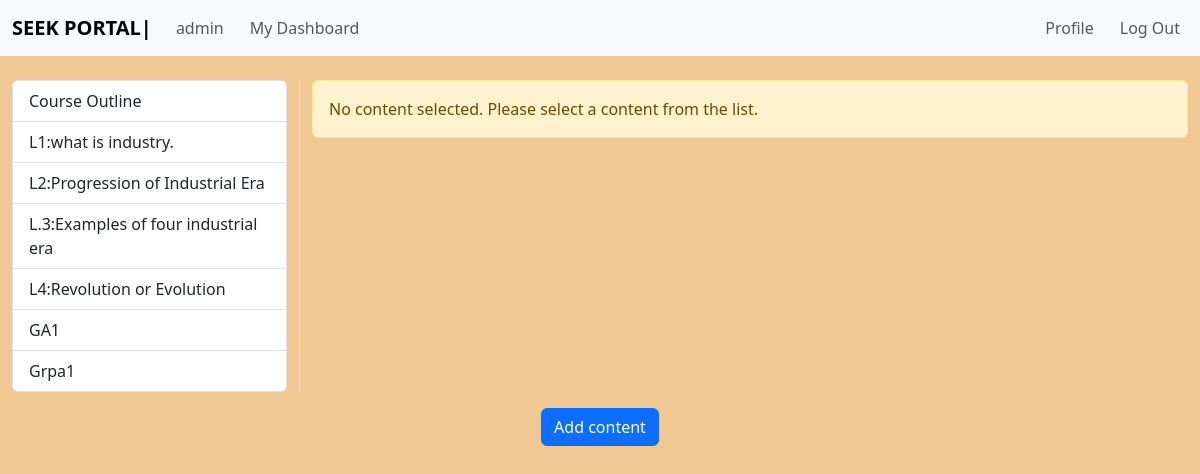
The app's page /admin/1/contents (signed in), older data.
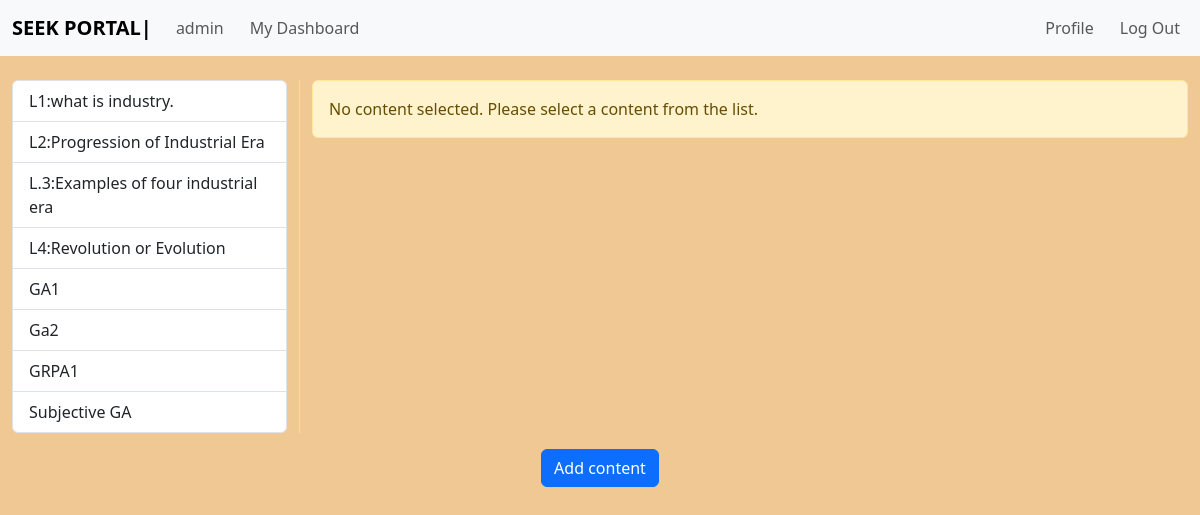
The same page, newer data.
### app.py (models this page shows)
class contents(db.Model):
    __tablename__ = "contents"
    content_id = db.Column(db.Integer, primary_key=True, autoincrement=True)
    content_name = db.Column(db.String(30), nullable=False)
    content_link = db.Column(db.String(50), nullable=False)
    content_transcript = db.Column(db.String(1000), nullable=False)
    content_course_id = db.Column(db.Integer, nullable=False)
    related_prompts = relationship("prompts", cascade="all, delete", backref=backref("content", cascade="all, delete"))

class MCQAssignment(db.Model):
    id = db.Column(db.Integer, primary_key=True)
    content_name = db.Column(db.String(30), nullable=False)
    question = db.Column(db.String(255), nullable=False)
    option_a = db.Column(db.String(100), nullable=False)
    option_b = db.Column(db.String(100), nullable=False)
    option_c = db.Column(db.String(100), nullable=False)
    option_d = db.Column(db.String(100), nullable=False)
    correct_answer = db.Column(db.String(100), nullable=False)
    course_id = db.Column(db.Integer, db.ForeignKey('course.course_id'), nullable=False)

class Coding(db.Model):
    question_id = db.Column(db.Integer, primary_key=True)
    coding_question = db.Column(db.String(255))
    content_name = db.Column(db.String(30), nullable=False)

class Subjective(db.Model):
    question_id = db.Column(db.Integer, primary_key=True)
    subjective_question = db.Column(db.String(255))
    content_name = db.Column(db.String(30), nullable=False)

### app.py (the view)
@app.route("/admin/<cat_id>/contents", methods=["GET", "POST"])
def admin_content(cat_id):
    if request.method == "GET":
        if session.get("logged_in"):
            admin_username = session["usr"]
            content_list = contents.query.filter_by(content_course_id=cat_id).all()
            mcq_assignments = MCQAssignment.query.filter_by(course_id=cat_id).all()
            coding_questions = Coding.query.all()
            subjective_questions = Subjective.query.all()  # Fetch all subjective questions
            selected_content_id = request.args.get("selected")
            selected_mcq_id = request.args.get("selected_mcq")
            selected_coding_id = request.args.get("selected_coding")
            selected_subjective_id = request.args.get("selected_subjective")  # New line for subjective question
            selected_content = contents.query.get(selected_content_id) if selected_content_id else None
            selected_mcq = MCQAssignment.query.get(selected_mcq_id) if selected_mcq_id else None
            selected_coding = Coding.query.get(selected_coding_id) if selected_coding_id else None
            selected_subjective = Subjective.query.get(selected_subjective_id) if selected_subjective_id else None  # Fetch selected subjective question
            return render_template(
                "contents.html",
                admin_username=admin_username,
                cat_id=cat_id,
                content_list=content_list,
                selected_content=selected_content,
                mcq_assignments=mcq_assignments,
                mcq_selected_content=selected_mcq,
                coding_questions=coding_questions,
                selected_coding=selected_coding,
                subjective_questions=subjective_questions,  # Pass subjective questions to template
                selected_subjective=selected_subjective  # Pass selected subjective question to template
            )
        return redirect("/admin_login")

### templates/contents.html (shortened to what this page needs)
{% extends "admin_base.html" %}
{% block usrname %}{{ admin_username }}{% endblock %}
{% block content %}
<div class="container-fluid mt-4">
  <div class="row">
    <div class="col-md-3" style="border-right: 1px solid #ddd;">
      <div class="list-group">
        {% for content in content_list %}
        <a href="?selected={{ content.content_id }}" class="list-group-item list-group-item-action {% if selected_content and content.content_id == selected_content.content_id %}active{% endif %}">
          {{ content.content_name }}
        </a>
        {% endfor %}
        {% for mcq in mcq_assignments %}
        <a href="?selected_mcq={{ mcq.id }}" class="list-group-item list-group-item-action {% if mcq_selected_content and mcq.id == mcq_selected_content.id %}active{% endif %}">
          {{ mcq.content_name }}
        </a>
        {% endfor %}
        {% for coding_q in coding_questions %}
        <a href="?selected_coding={{ coding_q.question_id }}" class="list-group-item list-group-item-action {% if selected_coding and coding_q.question_id == selected_coding.question_id %}active{% endif %}">
          {{ coding_q.content_name }}
        </a>
        {% endfor %}
        {% for subj in subjective_questions %}
        <a href="?selected_subjective={{ subj.question_id }}" class="list-group-item list-group-item-action {% if selected_subjective and subj.question_id == selected_subjective.question_id %}active{% endif %}">
          {{ subj.content_name }}
        </a>
        {% endfor %}
      </div>
    </div>
    <div class="col-md-9">
      {% if selected_content %}
      <div class="list-group-item mb-3" style="border: 1px solid #ddd; padding: 20px; background-color: #ffffff;">
        <div class="d-flex w-100 justify-content-between mb-3" style="border-bottom: 1px solid #ccc; padding-bottom: 10px;">
          <h5 class="mb-1" style="padding: 5px 10px; background-color: #f8f8f8; border-radius: 5px;">{{ selected_content.content_name }}</h5>
        </div>
        <div class="d-flex justify-content-center mb-3">
          {% if selected_content.content_link %}
          <div style="position: relative; width: 100%; max-width: 1000px; padding-bottom: 56.25%; height: 0; overflow: hidden; border: 1px solid #ccc; border-radius: 5px;">
            <iframe style="position: absolute; top: 0; left: 0; width: 100%; height: 100%;" src="https://www.youtube.com/embed/{{ selected_content.content_link }}" frameborder="0" allowfullscreen></iframe>
          </div>
          {% endif %}
        </div>
        <p class="mb-1" style="border-top: 1px solid #ccc; padding-top: 10px;">{{ selected_content.content_assignment }}</p>
        <p>Lecture Transcript</p>
        <p class="mb-1">{{ selected_content.content_transcript }}</p>
        <div class="d-flex justify-content-end mt-2">
          <a href="/admin/{{ cat_id }}/{{ selected_content.content_id }}/update" class="btn btn-warning mr-2" type="submit">Update content</a>
          <form action="/admin/{{ cat_id }}/{{ selected_content.content_id }}/delete" method="POST">
            <button class="btn btn-danger" type="submit">Delete content</button>
          </form>
        </div>
      </div>
      {% else %}
      <div class="alert alert-warning" role="alert">
        No content selected. Please select a content from the list.
      </div>
      {% endif %}
    </div>
  </div>
</div>
<div class="d-flex justify-content-center mt-3">
  <a href="/admin/{{ cat_id }}/create_content" class="btn btn-primary" type="submit">Add content</a>
</div>
{% endblock %}

### templates/admin_base.html (shortened to what this page needs)
<!DOCTYPE html>
<html lang="en">
<head>
  <link href="https://cdn.jsdelivr.net/npm/bootstrap@5.3.0-alpha1/dist/css/bootstrap.min.css" rel="stylesheet"
>
  <link rel="stylesheet" href="\static\css\flash_messages.css">
</head>
<body class="sinky">
  <nav class="navbar navbar-expand-lg bg-body-tertiary">
    <div class="container-fluid">
      <a class="navbar-brand"><b>SEEK PORTAL|</b> </a>
      <div class="collapse navbar-collapse" id="navbarSupportedContent">
        <ul class="navbar-nav">
          <li class="nav-item">
            <a class="nav-link" aria-current="page">{% block usrname %}{% endblock %}</a>
          </li>
          <li class="nav-item">
            <a class="nav-link" aria-current="page" href="/admin">My Dashboard</a>
          </li>
        </ul>
        <ul class="navbar-nav ml-auto">
          <li class="nav-item">
            <a class="nav-link" href="/a_profile">Profile</a>
          </li>
          <li class="nav-item">
            <a class="nav-link" href="/admin_logout" data-bs-target="#myModal" data-bs-toggle="modal">Log Out</a>
          </li>
        </ul>
      </div>
    </div>
  </nav>
  {% block content%}
  {% endblock%}
</body>
</html>

### static/css/flash_messages.css (style rules this page uses)
.sinky { background-color: rgb(240, 200, 148); }

### templates/admin_base.html (style rules this page uses)
.navbar-nav.ml-auto { margin-left: auto; }
.navbar-nav li { margin-right: 10px; }
.navbar-nav .nav-item:first-child { margin-left: auto; }
.navbar-nav .nav-item:last-child { margin-right: 0; }

Row changes from the older to the newer data that the page shows:
removed contents: content_name "Course Outline"
removed Coding: content_name "Grpa1"
added MCQAssignment: content_name "Ga2"
added Coding: content_name "GRPA1"
added Subjective: content_name "Subjective GA"
